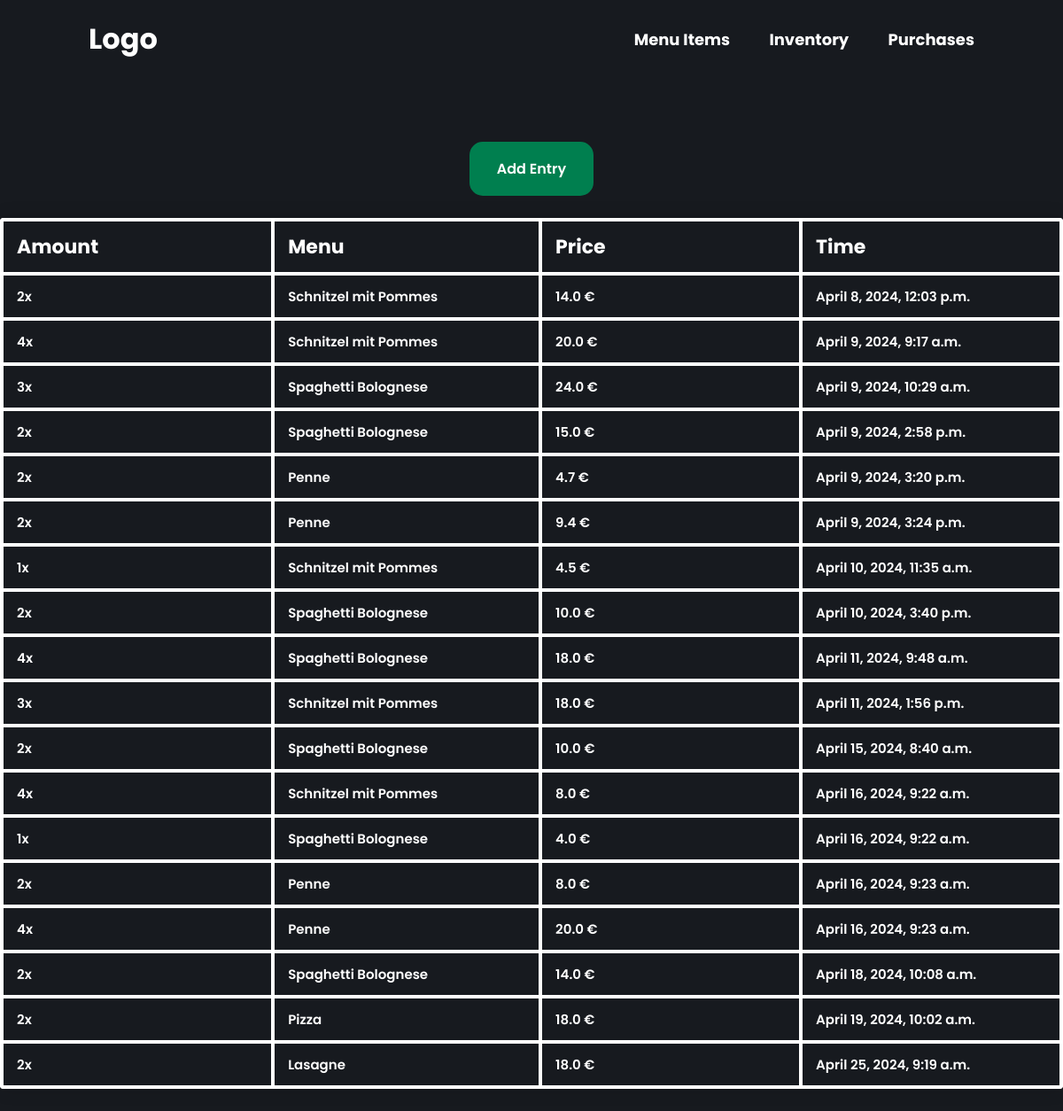
Page /purchases/ on the committed database.
### restaurant/models.py (models this page shows, shortened)
class Purchase(models.Model):
    item_amount = models.IntegerField(default=0)
    item_name = models.ForeignKey(MenuItem, on_delete=models.SET_NULL, null=True)
    pre_delete_item_name = models.CharField(max_length=100, default="-")
    price = models.FloatField(default=0, null=True, blank=True)
    purchase_time = models.DateTimeField()

class MenuItem(models.Model):
    menu_name = models.CharField(max_length=100)
    menu_price = models.FloatField(default=0)
    menu_ingredients = models.JSONField(default=0, null=True)
    def __str__(self):
        return self.menu_name

### restaurant/views.py (the view)
# urls.py: path('purchases/', views.PurchaseList.as_view(), name='purchases'),
class PurchaseList(TemplateView):
    template_name = "purchase_table.html"
    def get_context_data(self, **kwargs: Any) -> dict[str, Any]:
        context = super().get_context_data(**kwargs)
        purchases = Purchase.objects.all()
        context["data"] = purchases
        context["columns"] = ["Amount", "Menu", "Price", "Time"]
        return context

### templates/purchase_table.html (shortened to what this page needs)
{% extends 'base.html' %}
{% load static %}
{% block content %}
<div class="table--container">
    <a href="{% url 'purchase_create' %}" class="create--entry--button">Add Entry</a>
    <table class="content-table">
        <thead>
            <tr>
                {% for column_name in columns %}
                <th>{{ column_name }}</th>
                {% endfor %}
            </tr>
        </thead>
        <tbody>
            {% for purchase in data %}
            <tr class="clickable-row" data-href="{% url 'purchase_update' purchase.id %}">
                <td>{{ purchase.item_amount }}x</td>
                {% if purchase.item_name != None %}
                <td>{{ purchase.item_name }}</td>
                {% else %}
                <td>{{ purchase.pre_delete_item_name }}</td>
                {% endif %}
                <td>{{ purchase.price }} €</td>
                <td>{{ purchase.purchase_time }}</td>
            </tr>
            {% empty %}
            <h1>No Menu Items Yet</h1>
            {% endfor %}
        </tbody>
    </table>
</div>
{% endblock %}

### static/restaurant/styles.css (style rules this page uses)
* { margin: 0; padding: 0; box-sizing: border-box; font-family: "Poppins", sans-serif; }
body { min-height: 100vh; background-color: #171a1f; }
.table--container { display: flex; justify-content: center; align-items: center; text-align: left; flex-direction: column; top: 20vh; position: relative; height: fit-content; }
.content-table { border-collapse: collapse; border-radius: 4px 4px 4px 4px; margin: 25px 0; font-size: 0.9em; min-width: 400px; overflow: hidden; box-shadow: 0 0 20px rgba(0,0,0,0.15); }
.content-table thead tr { background-color: #171a1f; color: white; text-align: left; font-weight: bold; font-size: 22px; cursor: default; }
.content-table th, .content-table td { padding: 12px 15px; border: 4px solid white; width: 400px; }
.content-table td { font-weight: 600; color: white; }
.content-table tbody tr { background-color: #171a1f; font-size: 15px; }
.create--entry--button { appearance: none; background-color: #007F4F; border: 2px solid #007F4F; border-radius: 15px; box-sizing: border-box; color: #FFFFFF; cursor: pointer; display: inline-block; font-size: 16px; font-weight: 600; line-height: normal; margin: 0; min-height: 60px; min-width: 140px; outline: none; padding: 16px 24px; text-align: center; text-decoration: none; transition: all 300ms cubic-bezier(.23, 1, 0.32, 1); user-select: none; -webkit-user-select: none; touch-action: manipulation; width: fit-content; will-change: transform; position: relative; }
.create--entry--button { position: relative; }

### rows in the picture
Purchase: item_amount "2", item_name "Schnitzel mit Pommes", price "14.0", purchase_time "April 8, 2024, 12:03 p.m."
Purchase: item_amount "4", item_name "Schnitzel mit Pommes", price "20.0", purchase_time "April 9, 2024, 9:17 a.m."
Purchase: item_amount "3", item_name "Spaghetti Bolognese", price "24.0", purchase_time "April 9, 2024, 10:29 a.m."
Purchase: item_amount "2", item_name "Spaghetti Bolognese", price "15.0", purchase_time "April 9, 2024, 2:58 p.m."
Purchase: item_amount "2", pre_delete_item_name "Penne", price "4.7", purchase_time "April 9, 2024, 3:20 p.m."
Purchase: item_amount "2", pre_delete_item_name "Penne", price "9.4", purchase_time "April 9, 2024, 3:24 p.m."
Purchase: item_amount "1", item_name "Schnitzel mit Pommes", price "4.5", purchase_time "April 10, 2024, 11:35 a.m."
Purchase: item_amount "2", item_name "Spaghetti Bolognese", price "10.0", purchase_time "April 10, 2024, 3:40 p.m."
Purchase: item_amount "4", item_name "Spaghetti Bolognese", price "18.0", purchase_time "April 11, 2024, 9:48 a.m."
Purchase: item_amount "3", item_name "Schnitzel mit Pommes", price "18.0", purchase_time "April 11, 2024, 1:56 p.m."
Purchase: item_amount "2", item_name "Spaghetti Bolognese", price "10.0", purchase_time "April 15, 2024, 8:40 a.m."
Purchase: item_amount "4", item_name "Schnitzel mit Pommes", price "8.0", purchase_time "April 16, 2024, 9:22 a.m."
Purchase: item_amount "1", item_name "Spaghetti Bolognese", price "4.0", purchase_time "April 16, 2024, 9:22 a.m."
Purchase: item_amount "2", pre_delete_item_name "Penne", price "8.0", purchase_time "April 16, 2024, 9:23 a.m."
Purchase: item_amount "4", pre_delete_item_name "Penne", price "20.0", purchase_time "April 16, 2024, 9:23 a.m."
Purchase: item_amount "2", item_name "Spaghetti Bolognese", price "14.0", purchase_time "April 18, 2024, 10:08 a.m."
Purchase: item_amount "2", item_name "Pizza", price "18.0", purchase_time "April 19, 2024, 10:02 a.m."
Purchase: item_amount "2", item_name "Lasagne", price "18.0", purchase_time "April 25, 2024, 9:19 a.m."

### other values in the picture
{{ column_name }} "Amount" "Menu" "Price" "Time"
